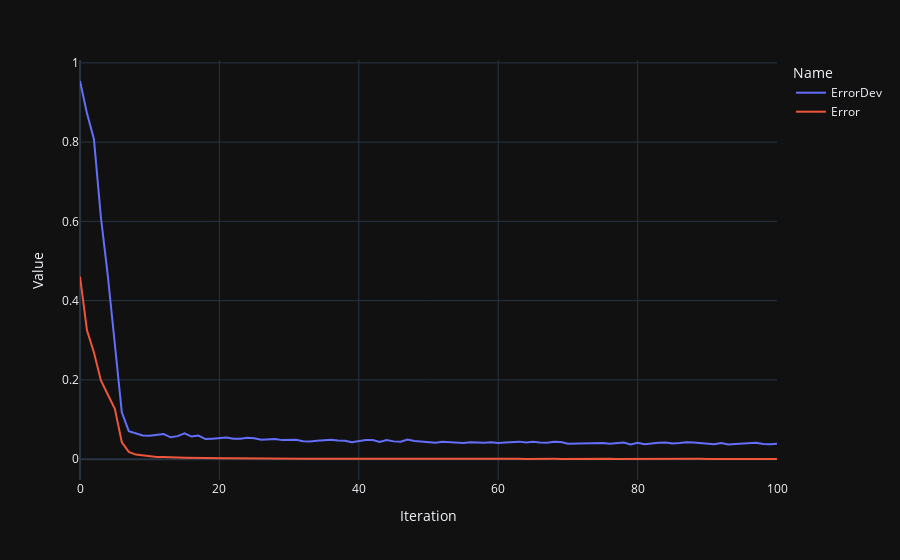

Notebook code cell kept with this figure:
### Code cell
px.line(model_predictive.trainingData, x='Iteration', y='Value', color='Name')
